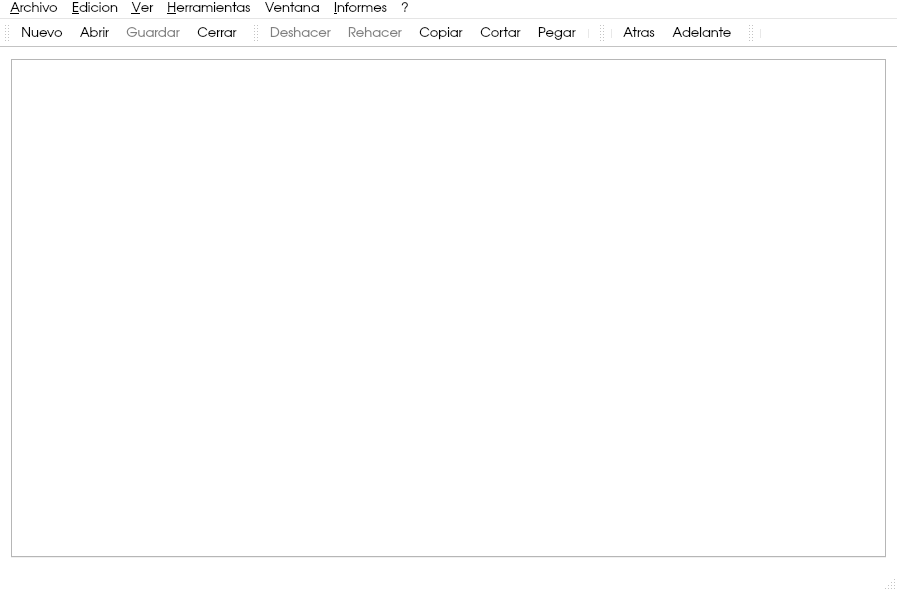
<?xml version="1.0" encoding="UTF-8"?>
<ui version="4.0">
 <class>MainWindow</class>
 <widget class="QMainWindow" name="MainWindow">
  <property name="geometry">
   <rect>
    <x>0</x>
    <y>0</y>
    <width>897</width>
    <height>591</height>
   </rect>
  </property>
  <property name="palette">
   <palette>
    <active>
     <colorrole role="WindowText">
      <brush brushstyle="SolidPattern">
       <color alpha="255">
        <red>0</red>
        <green>0</green>
        <blue>0</blue>
       </color>
      </brush>
     </colorrole>
     <colorrole role="Button">
      <brush brushstyle="SolidPattern">
       <color alpha="255">
        <red>255</red>
        <green>255</green>
        <blue>255</blue>
       </color>
      </brush>
     </colorrole>
     <colorrole role="Light">
      <brush brushstyle="SolidPattern">
       <color alpha="255">
        <red>255</red>
        <green>255</green>
        <blue>255</blue>
       </color>
      </brush>
     </colorrole>
     <colorrole role="Midlight">
      <brush brushstyle="SolidPattern">
       <color alpha="255">
        <red>255</red>
        <green>255</green>
        <blue>255</blue>
       </color>
      </brush>
     </colorrole>
     <colorrole role="Dark">
      <brush brushstyle="SolidPattern">
       <color alpha="255">
        <red>127</red>
        <green>127</green>
        <blue>127</blue>
       </color>
      </brush>
     </colorrole>
     <colorrole role="Mid">
      <brush brushstyle="SolidPattern">
       <color alpha="255">
        <red>170</red>
        <green>170</green>
        <blue>170</blue>
       </color>
      </brush>
     </colorrole>
     <colorrole role="Text">
      <brush brushstyle="SolidPattern">
       <color alpha="255">
        <red>0</red>
        <green>0</green>
        <blue>0</blue>
       </color>
      </brush>
     </colorrole>
     <colorrole role="BrightText">
      <brush brushstyle="SolidPattern">
       <color alpha="255">
        <red>255</red>
        <green>255</green>
        <blue>255</blue>
       </color>
      </brush>
     </colorrole>
     <colorrole role="ButtonText">
      <brush brushstyle="SolidPattern">
       <color alpha="255">
        <red>0</red>
        <green>0</green>
        <blue>0</blue>
       </color>
      </brush>
     </colorrole>
     <colorrole role="Base">
      <brush brushstyle="SolidPattern">
       <color alpha="255">
        <red>255</red>
        <green>255</green>
        <blue>255</blue>
       </color>
      </brush>
     </colorrole>
     <colorrole role="Window">
      <brush brushstyle="SolidPattern">
       <color alpha="255">
        <red>255</red>
        <green>255</green>
        <blue>255</blue>
       </color>
      </brush>
     </colorrole>
     <colorrole role="Shadow">
      <brush brushstyle="SolidPattern">
       <color alpha="255">
        <red>0</red>
        <green>0</green>
        <blue>0</blue>
       </color>
      </brush>
     </colorrole>
     <colorrole role="AlternateBase">
      <brush brushstyle="SolidPattern">
       <color alpha="255">
        <red>255</red>
        <green>255</green>
        <blue>255</blue>
       </color>
      </brush>
     </colorrole>
     <colorrole role="ToolTipBase">
      <brush brushstyle="SolidPattern">
       <color alpha="255">
        <red>255</red>
        <green>255</green>
        <blue>220</blue>
       </color>
      </brush>
     </colorrole>
     <colorrole role="ToolTipText">
      <brush brushstyle="SolidPattern">
       <color alpha="255">
        <red>0</red>
        <green>0</green>
        <blue>0</blue>
       </color>
      </brush>
     </colorrole>
    </active>
    <inactive>
     <colorrole role="WindowText">
      <brush brushstyle="SolidPattern">
       <color alpha="255">
        <red>0</red>
        <green>0</green>
        <blue>0</blue>
       </color>
      </brush>
     </colorrole>
     <colorrole role="Button">
      <brush brushstyle="SolidPattern">
       <color alpha="255">
        <red>255</red>
        <green>255</green>
        <blue>255</blue>
       </color>
      </brush>
     </colorrole>
     <colorrole role="Light">
      <brush brushstyle="SolidPattern">
       <color alpha="255">
        <red>255</red>
        <green>255</green>
        <blue>255</blue>
       </color>
      </brush>
     </colorrole>
     <colorrole role="Midlight">
      <brush brushstyle="SolidPattern">
       <color alpha="255">
        <red>255</red>
        <green>255</green>
        <blue>255</blue>
       </color>
      </brush>
     </colorrole>
     <colorrole role="Dark">
      <brush brushstyle="SolidPattern">
       <color alpha="255">
        <red>127</red>
        <green>127</green>
        <blue>127</blue>
       </color>
      </brush>
     </colorrole>
     <colorrole role="Mid">
      <brush brushstyle="SolidPattern">
       <color alpha="255">
        <red>170</red>
        <green>170</green>
        <blue>170</blue>
       </color>
      </brush>
     </colorrole>
     <colorrole role="Text">
      <brush brushstyle="SolidPattern">
       <color alpha="255">
        <red>0</red>
        <green>0</green>
        <blue>0</blue>
       </color>
      </brush>
     </colorrole>
     <colorrole role="BrightText">
      <brush brushstyle="SolidPattern">
       <color alpha="255">
        <red>255</red>
        <green>255</green>
        <blue>255</blue>
       </color>
      </brush>
     </colorrole>
     <colorrole role="ButtonText">
      <brush brushstyle="SolidPattern">
       <color alpha="255">
        <red>0</red>
        <green>0</green>
        <blue>0</blue>
       </color>
      </brush>
     </colorrole>
     <colorrole role="Base">
      <brush brushstyle="SolidPattern">
       <color alpha="255">
        <red>255</red>
        <green>255</green>
        <blue>255</blue>
       </color>
      </brush>
     </colorrole>
     <colorrole role="Window">
      <brush brushstyle="SolidPattern">
       <color alpha="255">
        <red>255</red>
        <green>255</green>
        <blue>255</blue>
       </color>
      </brush>
     </colorrole>
     <colorrole role="Shadow">
      <brush brushstyle="SolidPattern">
       <color alpha="255">
        <red>0</red>
        <green>0</green>
        <blue>0</blue>
       </color>
      </brush>
     </colorrole>
     <colorrole role="AlternateBase">
      <brush brushstyle="SolidPattern">
       <color alpha="255">
        <red>255</red>
        <green>255</green>
        <blue>255</blue>
       </color>
      </brush>
     </colorrole>
     <colorrole role="ToolTipBase">
      <brush brushstyle="SolidPattern">
       <color alpha="255">
        <red>255</red>
        <green>255</green>
        <blue>220</blue>
       </color>
      </brush>
     </colorrole>
     <colorrole role="ToolTipText">
      <brush brushstyle="SolidPattern">
       <color alpha="255">
        <red>0</red>
        <green>0</green>
        <blue>0</blue>
       </color>
      </brush>
     </colorrole>
    </inactive>
    <disabled>
     <colorrole role="WindowText">
      <brush brushstyle="SolidPattern">
       <color alpha="255">
        <red>127</red>
        <green>127</green>
        <blue>127</blue>
       </color>
      </brush>
     </colorrole>
     <colorrole role="Button">
      <brush brushstyle="SolidPattern">
       <color alpha="255">
        <red>255</red>
        <green>255</green>
        <blue>255</blue>
       </color>
      </brush>
     </colorrole>
     <colorrole role="Light">
      <brush brushstyle="SolidPattern">
       <color alpha="255">
        <red>255</red>
        <green>255</green>
        <blue>255</blue>
       </color>
      </brush>
     </colorrole>
     <colorrole role="Midlight">
      <brush brushstyle="SolidPattern">
       <color alpha="255">
        <red>255</red>
        <green>255</green>
        <blue>255</blue>
       </color>
      </brush>
     </colorrole>
     <colorrole role="Dark">
      <brush brushstyle="SolidPattern">
       <color alpha="255">
        <red>127</red>
        <green>127</green>
        <blue>127</blue>
       </color>
      </brush>
     </colorrole>
     <colorrole role="Mid">
      <brush brushstyle="SolidPattern">
       <color alpha="255">
        <red>170</red>
        <green>170</green>
        <blue>170</blue>
       </color>
      </brush>
     </colorrole>
     <colorrole role="Text">
      <brush brushstyle="SolidPattern">
       <color alpha="255">
        <red>127</red>
        <green>127</green>
        <blue>127</blue>
       </color>
      </brush>
     </colorrole>
     <colorrole role="BrightText">
      <brush brushstyle="SolidPattern">
       <color alpha="255">
        <red>255</red>
        <green>255</green>
        <blue>255</blue>
       </color>
      </brush>
     </colorrole>
     <colorrole role="ButtonText">
      <brush brushstyle="SolidPattern">
       <color alpha="255">
        <red>127</red>
        <green>127</green>
        <blue>127</blue>
       </color>
      </brush>
     </colorrole>
     <colorrole role="Base">
      <brush brushstyle="SolidPattern">
       <color alpha="255">
        <red>255</red>
        <green>255</green>
        <blue>255</blue>
       </color>
      </brush>
     </colorrole>
     <colorrole role="Window">
      <brush brushstyle="SolidPattern">
       <color alpha="255">
        <red>255</red>
        <green>255</green>
        <blue>255</blue>
       </color>
      </brush>
     </colorrole>
     <colorrole role="Shadow">
      <brush brushstyle="SolidPattern">
       <color alpha="255">
        <red>0</red>
        <green>0</green>
        <blue>0</blue>
       </color>
      </brush>
     </colorrole>
     <colorrole role="AlternateBase">
      <brush brushstyle="SolidPattern">
       <color alpha="255">
        <red>255</red>
        <green>255</green>
        <blue>255</blue>
       </color>
      </brush>
     </colorrole>
     <colorrole role="ToolTipBase">
      <brush brushstyle="SolidPattern">
       <color alpha="255">
        <red>255</red>
        <green>255</green>
        <blue>220</blue>
       </color>
      </brush>
     </colorrole>
     <colorrole role="ToolTipText">
      <brush brushstyle="SolidPattern">
       <color alpha="255">
        <red>0</red>
        <green>0</green>
        <blue>0</blue>
       </color>
      </brush>
     </colorrole>
    </disabled>
   </palette>
  </property>
  <property name="font">
   <font>
    <family>URW Gothic L</family>
    <pointsize>10</pointsize>
    <weight>50</weight>
    <italic>false</italic>
    <bold>false</bold>
    <underline>false</underline>
    <strikeout>false</strikeout>
   </font>
  </property>
  <property name="cursor">
   <cursorShape>ArrowCursor</cursorShape>
  </property>
  <property name="windowTitle">
   <string>SDMed</string>
  </property>
  <property name="autoFillBackground">
   <bool>false</bool>
  </property>
  <widget class="QWidget" name="centralWidget">
   <layout class="QHBoxLayout" name="horizontalLayout_3">
    <item>
     <widget class="QTabWidget" name="tabPrincipal">
      <property name="currentIndex">
       <number>-1</number>
      </property>
     </widget>
    </item>
   </layout>
  </widget>
  <widget class="QMenuBar" name="menuBar">
   <property name="geometry">
    <rect>
     <x>0</x>
     <y>0</y>
     <width>897</width>
     <height>27</height>
    </rect>
   </property>
   <widget class="QMenu" name="menuArchivo">
    <property name="title">
     <string>&amp;Archivo</string>
    </property>
    <widget class="QMenu" name="menuImportar">
     <property name="title">
      <string>Importar</string>
     </property>
     <addaction name="actionImportarFIEBCD"/>
    </widget>
    <widget class="QMenu" name="menuExportar">
     <property name="title">
      <string>Exportar</string>
     </property>
     <addaction name="actionExportarFIEBCD"/>
    </widget>
    <widget class="QMenu" name="menuAbrir_reciente">
     <property name="title">
      <string>Abrir reciente</string>
     </property>
    </widget>
    <addaction name="actionNuevo"/>
    <addaction name="actionAbrir"/>
    <addaction name="menuAbrir_reciente"/>
    <addaction name="actionCerrar"/>
    <addaction name="separator"/>
    <addaction name="actionGuardar"/>
    <addaction name="actionGuardar_como"/>
    <addaction name="separator"/>
    <addaction name="menuImportar"/>
    <addaction name="menuExportar"/>
    <addaction name="separator"/>
    <addaction name="actionPropiedades_de_la_obra"/>
    <addaction name="separator"/>
    <addaction name="actionObra_1"/>
    <addaction name="actionObra_2"/>
    <addaction name="actionObra_3"/>
    <addaction name="actionObra_4"/>
    <addaction name="actionObra_5"/>
    <addaction name="action_Salir"/>
    <addaction name="separator"/>
   </widget>
   <widget class="QMenu" name="menuEdicion">
    <property name="title">
     <string>&amp;Edicion</string>
    </property>
    <addaction name="separator"/>
    <addaction name="actionDeshacer"/>
    <addaction name="actionRehacer"/>
    <addaction name="separator"/>
    <addaction name="actionCopiar"/>
    <addaction name="actionCortar"/>
    <addaction name="actionPegar"/>
    <addaction name="actionMover"/>
    <addaction name="separator"/>
    <addaction name="actionSeleccionar_todo"/>
    <addaction name="actionAnular_selecci_n"/>
    <addaction name="separator"/>
    <addaction name="actionBuscar"/>
    <addaction name="actionReemplazar"/>
    <addaction name="separator"/>
    <addaction name="actionAnterior"/>
    <addaction name="actionSiguiente"/>
    <addaction name="separator"/>
    <addaction name="actionSubir_nivel"/>
    <addaction name="actionBajar_nivel"/>
    <addaction name="actionIr_a_raiz"/>
    <addaction name="separator"/>
    <addaction name="actionAdelante"/>
    <addaction name="actionAtras"/>
    <addaction name="separator"/>
    <addaction name="actionAvanzar_linea"/>
    <addaction name="actionRetroceder_l_inea"/>
   </widget>
   <widget class="QMenu" name="menuVer">
    <property name="title">
     <string>&amp;Ver</string>
    </property>
    <addaction name="actionArbol"/>
    <addaction name="actionConceptos"/>
   </widget>
   <widget class="QMenu" name="menuHerraminetas">
    <property name="title">
     <string>&amp;Herramientas</string>
    </property>
    <addaction name="actionAjustar_precio"/>
   </widget>
   <widget class="QMenu" name="menuInformes">
    <property name="title">
     <string>&amp;Informes</string>
    </property>
   </widget>
   <widget class="QMenu" name="menu">
    <property name="title">
     <string>?</string>
    </property>
    <addaction name="actionAcerca_de"/>
    <addaction name="actionAcerca_de_Qt"/>
   </widget>
   <widget class="QMenu" name="menuVentana">
    <property name="title">
     <string>Ventana</string>
    </property>
   </widget>
   <addaction name="menuArchivo"/>
   <addaction name="menuEdicion"/>
   <addaction name="menuVer"/>
   <addaction name="menuHerraminetas"/>
   <addaction name="menuVentana"/>
   <addaction name="menuInformes"/>
   <addaction name="menu"/>
  </widget>
  <widget class="QToolBar" name="BarraPrincipal">
   <attribute name="toolBarArea">
    <enum>TopToolBarArea</enum>
   </attribute>
   <attribute name="toolBarBreak">
    <bool>false</bool>
   </attribute>
   <addaction name="actionNuevo"/>
   <addaction name="actionAbrir"/>
   <addaction name="actionGuardar"/>
   <addaction name="actionCerrar"/>
  </widget>
  <widget class="QStatusBar" name="statusBar"/>
  <widget class="QToolBar" name="EditlBar">
   <property name="windowTitle">
    <string>toolBar</string>
   </property>
   <attribute name="toolBarArea">
    <enum>TopToolBarArea</enum>
   </attribute>
   <attribute name="toolBarBreak">
    <bool>false</bool>
   </attribute>
   <addaction name="actionDeshacer"/>
   <addaction name="actionRehacer"/>
   <addaction name="actionCopiar"/>
   <addaction name="actionCortar"/>
   <addaction name="actionPegar"/>
   <addaction name="separator"/>
  </widget>
  <widget class="QToolBar" name="MovBar">
   <property name="windowTitle">
    <string>toolBar</string>
   </property>
   <attribute name="toolBarArea">
    <enum>TopToolBarArea</enum>
   </attribute>
   <attribute name="toolBarBreak">
    <bool>false</bool>
   </attribute>
   <addaction name="separator"/>
   <addaction name="actionAtras"/>
   <addaction name="actionAdelante"/>
  </widget>
  <widget class="QToolBar" name="CertBar">
   <property name="windowTitle">
    <string>toolBar</string>
   </property>
   <attribute name="toolBarArea">
    <enum>TopToolBarArea</enum>
   </attribute>
   <attribute name="toolBarBreak">
    <bool>false</bool>
   </attribute>
   <addaction name="separator"/>
  </widget>
  <action name="actionNuevo">
   <property name="icon">
    <iconset resource="../recursos.qrc">
     <normaloff>:/images/new.png</normaloff>:/images/new.png</iconset>
   </property>
   <property name="text">
    <string>&amp;Nuevo...</string>
   </property>
   <property name="shortcut">
    <string>Ctrl+N</string>
   </property>
  </action>
  <action name="actionAbrir">
   <property name="icon">
    <iconset resource="../recursos.qrc">
     <normaloff>:/images/opened.png</normaloff>:/images/opened.png</iconset>
   </property>
   <property name="text">
    <string>Abrir...</string>
   </property>
   <property name="shortcut">
    <string>Ctrl+O</string>
   </property>
  </action>
  <action name="actionCerrar">
   <property name="icon">
    <iconset resource="../recursos.qrc">
     <normaloff>:/images/close.png</normaloff>:/images/close.png</iconset>
   </property>
   <property name="text">
    <string>Cerrar</string>
   </property>
  </action>
  <action name="actionGuardar">
   <property name="enabled">
    <bool>false</bool>
   </property>
   <property name="icon">
    <iconset resource="../recursos.qrc">
     <normaloff>:/images/floppy.png</normaloff>:/images/floppy.png</iconset>
   </property>
   <property name="text">
    <string>&amp;Guardar</string>
   </property>
   <property name="shortcut">
    <string>Ctrl+S</string>
   </property>
  </action>
  <action name="actionGuardar_como">
   <property name="text">
    <string>Guardar como...</string>
   </property>
  </action>
  <action name="actionPropiedades_de_la_obra">
   <property name="text">
    <string>Propiedades de la obra...</string>
   </property>
  </action>
  <action name="action_Salir">
   <property name="icon">
    <iconset resource="../recursos.qrc">
     <normaloff>:/images/exit.png</normaloff>:/images/exit.png</iconset>
   </property>
   <property name="text">
    <string>Salir</string>
   </property>
  </action>
  <action name="actionCopiar">
   <property name="icon">
    <iconset resource="../recursos.qrc">
     <normaloff>:/images/copy.png</normaloff>:/images/copy.png</iconset>
   </property>
   <property name="text">
    <string>Copiar</string>
   </property>
   <property name="shortcut">
    <string>Ctrl+C</string>
   </property>
   <property name="shortcutContext">
    <enum>Qt::WindowShortcut</enum>
   </property>
  </action>
  <action name="actionCortar">
   <property name="icon">
    <iconset resource="../recursos.qrc">
     <normaloff>:/images/cut.png</normaloff>:/images/cut.png</iconset>
   </property>
   <property name="text">
    <string>Cortar</string>
   </property>
   <property name="shortcut">
    <string>Ctrl+X</string>
   </property>
  </action>
  <action name="actionPegar">
   <property name="icon">
    <iconset resource="../recursos.qrc">
     <normaloff>:/images/paste.png</normaloff>:/images/paste.png</iconset>
   </property>
   <property name="text">
    <string>Pegar</string>
   </property>
   <property name="shortcut">
    <string>Ctrl+V</string>
   </property>
   <property name="shortcutContext">
    <enum>Qt::WindowShortcut</enum>
   </property>
  </action>
  <action name="actionMover">
   <property name="text">
    <string>Mover...</string>
   </property>
  </action>
  <action name="actionSeleccionar_todo">
   <property name="text">
    <string>Seleccionar todo</string>
   </property>
  </action>
  <action name="actionAnular_selecci_n">
   <property name="text">
    <string>Anular selección</string>
   </property>
  </action>
  <action name="actionBuscar">
   <property name="text">
    <string>Buscar...</string>
   </property>
  </action>
  <action name="actionReemplazar">
   <property name="text">
    <string>Reemplazar</string>
   </property>
  </action>
  <action name="actionAnterior">
   <property name="text">
    <string>Anterior</string>
   </property>
  </action>
  <action name="actionSiguiente">
   <property name="text">
    <string>Siguiente</string>
   </property>
  </action>
  <action name="actionSubir_nivel">
   <property name="text">
    <string>Subir nivel</string>
   </property>
  </action>
  <action name="actionBajar_nivel">
   <property name="text">
    <string>Bajar nivel</string>
   </property>
  </action>
  <action name="actionIr_a_raiz">
   <property name="text">
    <string>Ir a raiz</string>
   </property>
  </action>
  <action name="actionAdelante">
   <property name="icon">
    <iconset resource="../recursos.qrc">
     <normaloff>:/images/Adelante.png</normaloff>:/images/Adelante.png</iconset>
   </property>
   <property name="text">
    <string>Adelante</string>
   </property>
  </action>
  <action name="actionAtras">
   <property name="icon">
    <iconset resource="../recursos.qrc">
     <normaloff>:/images/Atras.png</normaloff>:/images/Atras.png</iconset>
   </property>
   <property name="text">
    <string>Atras</string>
   </property>
  </action>
  <action name="actionAvanzar_linea">
   <property name="text">
    <string>Avanzar línea</string>
   </property>
  </action>
  <action name="actionRetroceder_l_inea">
   <property name="text">
    <string>Retroceder línea</string>
   </property>
  </action>
  <action name="actionArbol">
   <property name="text">
    <string>Arbol</string>
   </property>
  </action>
  <action name="actionConceptos">
   <property name="text">
    <string>Conceptos</string>
   </property>
  </action>
  <action name="actionAjustar_precio">
   <property name="text">
    <string>Ajustar...</string>
   </property>
  </action>
  <action name="actionAcerca_de">
   <property name="text">
    <string>Acerca de SDMed</string>
   </property>
  </action>
  <action name="actionAcerca_de_Qt">
   <property name="text">
    <string>Acerca de Qt</string>
   </property>
  </action>
  <action name="actionImportarFIEBCD">
   <property name="text">
    <string>FIEBCD</string>
   </property>
  </action>
  <action name="actionExportarFIEBCD">
   <property name="text">
    <string>FIEBCD</string>
   </property>
  </action>
  <action name="actionRecientes">
   <property name="text">
    <string>Recientes</string>
   </property>
  </action>
  <action name="actionObra_1">
   <property name="enabled">
    <bool>false</bool>
   </property>
   <property name="text">
    <string>Obra 1</string>
   </property>
   <property name="visible">
    <bool>false</bool>
   </property>
  </action>
  <action name="actionObra_2">
   <property name="enabled">
    <bool>false</bool>
   </property>
   <property name="text">
    <string>Obra 2</string>
   </property>
   <property name="visible">
    <bool>false</bool>
   </property>
  </action>
  <action name="actionObra_3">
   <property name="enabled">
    <bool>false</bool>
   </property>
   <property name="text">
    <string>Obra 3</string>
   </property>
   <property name="visible">
    <bool>false</bool>
   </property>
  </action>
  <action name="actionObra_4">
   <property name="enabled">
    <bool>false</bool>
   </property>
   <property name="text">
    <string>Obra 4</string>
   </property>
   <property name="visible">
    <bool>false</bool>
   </property>
  </action>
  <action name="actionObra_5">
   <property name="enabled">
    <bool>false</bool>
   </property>
   <property name="text">
    <string>Obra 5</string>
   </property>
   <property name="visible">
    <bool>false</bool>
   </property>
  </action>
  <action name="actionD">
   <property name="text">
    <string>d</string>
   </property>
  </action>
  <action name="actionDeshacer">
   <property name="enabled">
    <bool>false</bool>
   </property>
   <property name="icon">
    <iconset resource="../recursos.qrc">
     <normaloff>:/images/deshacer.png</normaloff>:/images/deshacer.png</iconset>
   </property>
   <property name="text">
    <string>Deshacer</string>
   </property>
   <property name="shortcut">
    <string>Ctrl+Z</string>
   </property>
   <property name="shortcutContext">
    <enum>Qt::WindowShortcut</enum>
   </property>
  </action>
  <action name="actionRehacer">
   <property name="enabled">
    <bool>false</bool>
   </property>
   <property name="icon">
    <iconset resource="../recursos.qrc">
     <normaloff>:/images/rehacer.png</normaloff>:/images/rehacer.png</iconset>
   </property>
   <property name="text">
    <string>Rehacer</string>
   </property>
   <property name="shortcut">
    <string>Ctrl+Shift+Z</string>
   </property>
  </action>
 </widget>
 <layoutdefault spacing="6" margin="11"/>
 <resources>
  <include location="../recursos.qrc"/>
 </resources>
 <connections/>
</ui>
